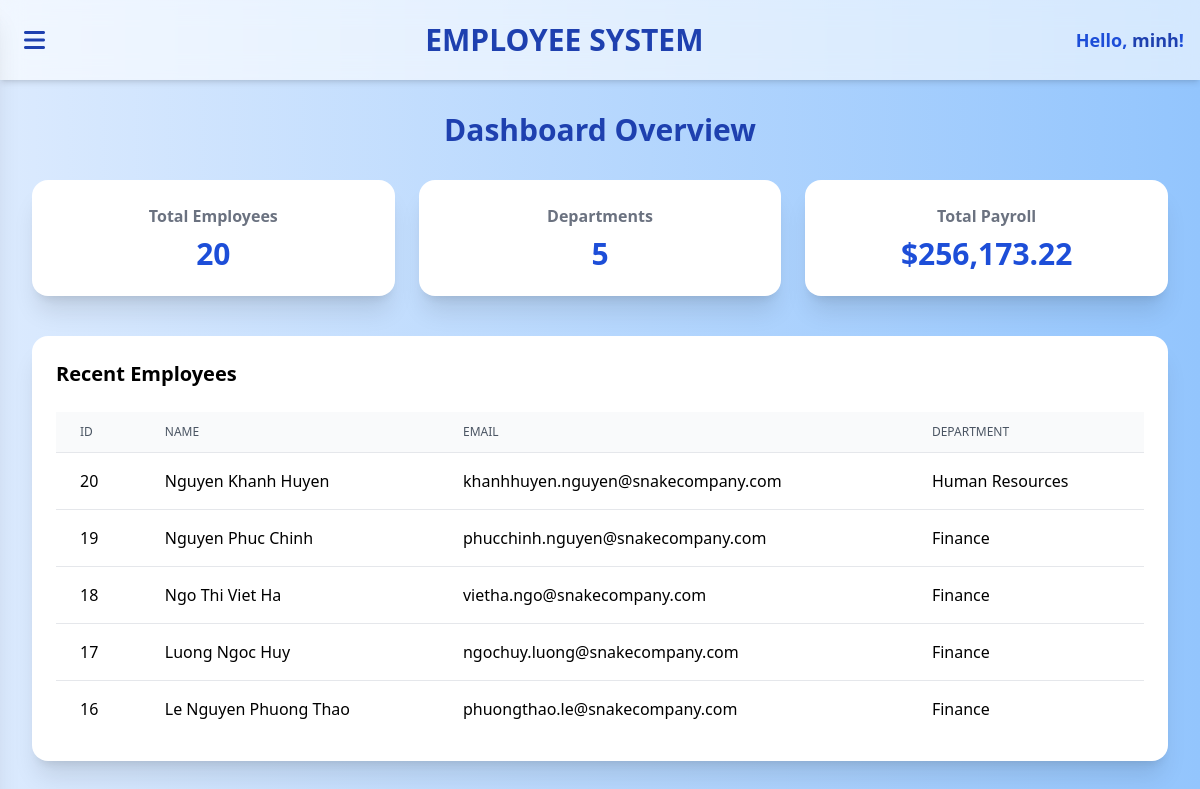
The page /public/dashboard (signed in) on the database its author committed.
### tables this page shows
CREATE TABLE `EMPLOYEE` (
    `employee_id` INT AUTO_INCREMENT PRIMARY KEY,
    `full_name` VARCHAR(150) NOT NULL,
    `gender` ENUM('Male', 'Female', 'Other') NOT NULL,
    `date_of_birth` DATE NOT NULL,
    `phone_number` VARCHAR(20) UNIQUE,
    `email` VARCHAR(100) NOT NULL UNIQUE,
    `address` VARCHAR(255),
    `hire_date` DATE NOT NULL,
    `department_id` INT NOT NULL,
    `position` VARCHAR(100) NOT NULL,
    `base_salary` DECIMAL(10, 2) NOT NULL,
    CONSTRAINT `fk_emp_dept` FOREIGN KEY (`department_id`) REFERENCES `DEPARTMENT`(`department_id`)
);

CREATE TABLE `DEPARTMENT` (
    `department_id` INT AUTO_INCREMENT PRIMARY KEY,
    `department_name` VARCHAR(100) NOT NULL,
    `location` VARCHAR(150),
    `manager_id` INT NULL  
);

### app/core/Controller.php (called while the page is built, shortened)
<?php
class Controller
{
    protected PDO $conn;
    public function __construct()
    {
        $dbPath = __DIR__ . '/../config/database.php';
        $this->conn = require $dbPath;
    }
    public function model($model)
    {
        $file = "../app/models/" . $model . ".php";
        return new $model($this->conn);
    }
    public function view($view, $data = [])
    {
        extract($data);
        require __DIR__ . "/../views/$view.php";
    }
}

### app/controllers/DashboardController.php (called while the page is built, shortened)
<?php
class DashboardController extends Controller
{
    public function index()
    {
        $dashboardModel = $this->model("DashboardModel");
        $dashboardData = [
            'totalEmployees'    => $dashboardModel->getTotalEmployees(),
            'totalDepartments'  => $dashboardModel->getTotalDepartments(),
            'totalPayroll'      => $dashboardModel->getTotalPayroll(),
            'recentEmployees'   => $dashboardModel->getRecentEmployees(5),
        ];
        $this->view("dashboard/index", ['dashboardData' => $dashboardData]);
    }
}

### app/core/App.php (called while the page is built, shortened)
<?php
class App
{
    protected string $controllerName = 'AuthController';
    protected string $method = 'login';
    public function __construct()
    {
        $url = $this->parseUrl();
        if (!empty($url[0])) {
            $candidate = ucfirst($url[0]) . 'Controller';
            if (file_exists("../app/controllers/$candidate.php")) {
                $this->controllerName = $candidate;
                unset($url[0]);
            }
        }
        $this->controller = new $this->controllerName();
        if (!empty($url[1]) && method_exists($this->controller, $url[1])) {
            $this->method = $url[1];
            unset($url[1]);
        } else {
            $this->method = $this->controllerName === 'AuthController' ? 'login' : 'index';
        }
        $this->params = $url ? array_values($url) : [];
        call_user_func_array([$this->controller, $this->method], $this->params);
    }
    private function parseUrl(): array
    {
        $url = rtrim($_GET['url'], '/');
        $url = filter_var($url, FILTER_SANITIZE_URL);
        return explode('/', $url);
    }
}

### public/index.php (called while the page is built, shortened)
<?php
$rootPath = dirname(__DIR__);
require_once $rootPath . '/app/core/Model.php';
require_once $rootPath . '/app/core/Controller.php';
require_once $rootPath . '/app/core/App.php';
new App();

### app/config/database.php (called while the page is built)
<?php
$dbHost = '127.0.0.1';
$dbName = 'db_employee_infomation_manager';
$dbUser = 'appuser';
$dbPass = 'ted1234';
$dbCharset = 'utf8mb4';
$dbPort = 3306;
$dsn = "mysql:host=$dbHost;dbname=$dbName;charset=$dbCharset;port=$dbPort";
try {
    $conn = new PDO($dsn, $dbUser, $dbPass, [
        PDO::ATTR_ERRMODE => PDO::ERRMODE_EXCEPTION,
        PDO::ATTR_DEFAULT_FETCH_MODE => PDO::FETCH_ASSOC,
        PDO::ATTR_EMULATE_PREPARES => false
    ]);
} catch (PDOException $e) {
    die("Database connection failed: " . $e->getMessage());
}
return $conn;

### app/core/Model.php (called while the page is built, shortened)
<?php
class Model
{
    protected PDO $conn;
    public function __construct(PDO $conn)
    {
        $this->conn = $conn;
        $this->conn->setAttribute(PDO::ATTR_DEFAULT_FETCH_MODE, PDO::FETCH_ASSOC);
    }
    protected function fetchAll(string $sql, array $params = []): array
    {
        $stmt = $this->conn->prepare($sql);
        foreach ($params as $key => $value) {
            $type = is_int($value) ? PDO::PARAM_INT : PDO::PARAM_STR;
            $stmt->bindValue(':' . $key, $value, $type);
        }
        $stmt->execute();
        return $stmt->fetchAll();
    }
    protected function fetch(string $sql, array $params = []): ?array
    {
        $stmt = $this->conn->prepare($sql);
        $stmt->execute();
        return $stmt->fetch() ?: null;
    }
}

### app/models/DashboardModel.php (called while the page is built, shortened)
<?php
require_once __DIR__ . '/../core/Model.php';
class DashboardModel extends Model
{
    public function getTotalEmployees(): int
    {
        $row = $this->fetch("SELECT COUNT(*) AS total FROM employee");
        return $row['total'] ?? 0;
    }
    public function getTotalDepartments(): int
    {
        $row = $this->fetch("SELECT COUNT(*) AS total FROM department");
        return $row['total'] ?? 0;
    }
    public function getTotalPayroll(): float
    {
        $row = $this->fetch("SELECT SUM(total_amount) AS total FROM salary_payment");
        return $row['total'] ?? 0;
    }
    public function getRecentEmployees(int $limit = 5): array
    {
        return $this->fetchAll(
            "SELECT e.employee_id AS id, e.full_name AS name, e.email, d.department_name AS department
            FROM employee e
            LEFT JOIN department d ON e.department_id = d.department_id
            ORDER BY e.employee_id DESC
            LIMIT :limit",
            ['limit' => $limit]
        );
    }
}

### app/views/dashboard/index.php (the view)
<?php
require_once __DIR__ . '/../layouts/header.php';
?>
<main id="mainContent" class="flex-1 p-8 transition-all duration-300">
    <div class="w-full max-w-6xl mx-auto">
        <h2 class="text-3xl text-blue-800 font-bold text-center mb-8">Dashboard Overview</h2>
        <div class="grid grid-cols-1 md:grid-cols-3 gap-6 mb-10">
            <div class="bg-white shadow-xl rounded-2xl p-6 text-center">
                <h2 class="text-gray-500 font-semibold">Total Employees</h2>
                <p class="text-3xl font-bold text-blue-700 mt-2"><?= $dashboardData['totalEmployees'] ?? 0 ?></p>
            </div>
            <div class="bg-white shadow-xl rounded-2xl p-6 text-center">
                <h2 class="text-gray-500 font-semibold">Departments</h2>
                <p class="text-3xl font-bold text-blue-700 mt-2"><?= $dashboardData['totalDepartments'] ?? 0 ?></p>
            </div>
            <div class="bg-white shadow-xl rounded-2xl p-6 text-center">
                <h2 class="text-gray-500 font-semibold">Total Payroll</h2>
                <p class="text-3xl font-bold text-blue-700 mt-2">$<?= number_format($dashboardData['totalPayroll'] ?? 0,2) ?></p>
            </div>
        </div>
        <div class="bg-white shadow-xl rounded-2xl p-6">
            <h2 class="text-xl font-bold mb-6">Recent Employees</h2>
            <table class="min-w-full divide-y divide-gray-200">
                <thead class="bg-gray-50">
                    <tr>
                        <th class="px-6 py-3 text-left text-xs font-medium text-gray-600 uppercase">ID</th>
                        <th class="px-6 py-3 text-left text-xs font-medium text-gray-600 uppercase">Name</th>
                        <th class="px-6 py-3 text-left text-xs font-medium text-gray-600 uppercase">Email</th>
                        <th class="px-6 py-3 text-left text-xs font-medium text-gray-600 uppercase">Department</th>
                    </tr>
                </thead>
                <tbody class="bg-white divide-y divide-gray-200">
                    <?php if (!empty($dashboardData['recentEmployees'])): ?>
                        <?php foreach ($dashboardData['recentEmployees'] as $emp): ?>
                            <tr>
                                <td class="px-6 py-4"><?= htmlspecialchars($emp['id']) ?></td>
                                <td class="px-6 py-4"><?= htmlspecialchars($emp['name']) ?></td>
                                <td class="px-6 py-4"><?= htmlspecialchars($emp['email']) ?></td>
                                <td class="px-6 py-4"><?= htmlspecialchars($emp['department']) ?></td>
                            </tr>
                        <?php endforeach; ?>
                    <?php else: ?>
                        <tr>
                            <td class="px-6 py-4 text-center" colspan="4">No employees found</td>
                        </tr>
                    <?php endif; ?>
                </tbody>
            </table>
        </div>
    </div>
</main>
<?php require_once __DIR__ . '/../layouts/footer.php'; ?>

### app/views/layouts/header.php (shortened to what this page needs)
<?php
$user = $_SESSION['user'] ?? null;
?>
<!DOCTYPE html>
<html lang="vi">
<head>
    <script src="https://cdn.tailwindcss.com"></script>
    <link rel="stylesheet" href="https://cdnjs.cloudflare.com/ajax/libs/font-awesome/6.5.0/css/all.min.css"/>
</head>
<body class="bg-gradient-to-r from-blue-100 to-blue-300 min-h-screen">
<header class="w-full bg-white/60 backdrop-blur-md shadow-md p-4 flex justify-between items-center">
    <button id="menuBtn" class="text-2xl text-blue-800 p-2 rounded-lg hover:bg-blue-300 transition">
        <i class="fa-solid fa-bars"></i>
    </button>
    <h1 class="text-3xl flex-1 text-center text-blue-800 font-bold">EMPLOYEE SYSTEM</h1>
    <div class="text-lg font-semibold text-blue-700">
        Hello, <span class="font-semibold text-blue-800"><?= htmlspecialchars($user['username'] ?? 'Guest') ?></span>!
    </div>
</header>

### app/views/layouts/footer.php (shortened to what this page needs)
</body>
</html>

### rows shown on the page
employee: employee_id "20", full_name "Nguyen Khanh Huyen", email "khanhhuyen.nguyen@snakecompany.com", department.department_name "Human Resources"
employee: employee_id "19", full_name "Nguyen Phuc Chinh", email "phucchinh.nguyen@snakecompany.com", department.department_name "Finance"
employee: employee_id "18", full_name "Ngo Thi Viet Ha", email "vietha.ngo@snakecompany.com", department.department_name "Finance"
employee: employee_id "17", full_name "Luong Ngoc Huy", email "ngochuy.luong@snakecompany.com", department.department_name "Finance"
employee: employee_id "16", full_name "Le Nguyen Phuong Thao", email "phuongthao.le@snakecompany.com", department.department_name "Finance"

### other values the page prints
$user['username'] "minh"
$dashboardData['totalEmployees'] "20"
$dashboardData['totalDepartments'] "5"
$dashboardData['totalPayroll'] "256,173.22"
